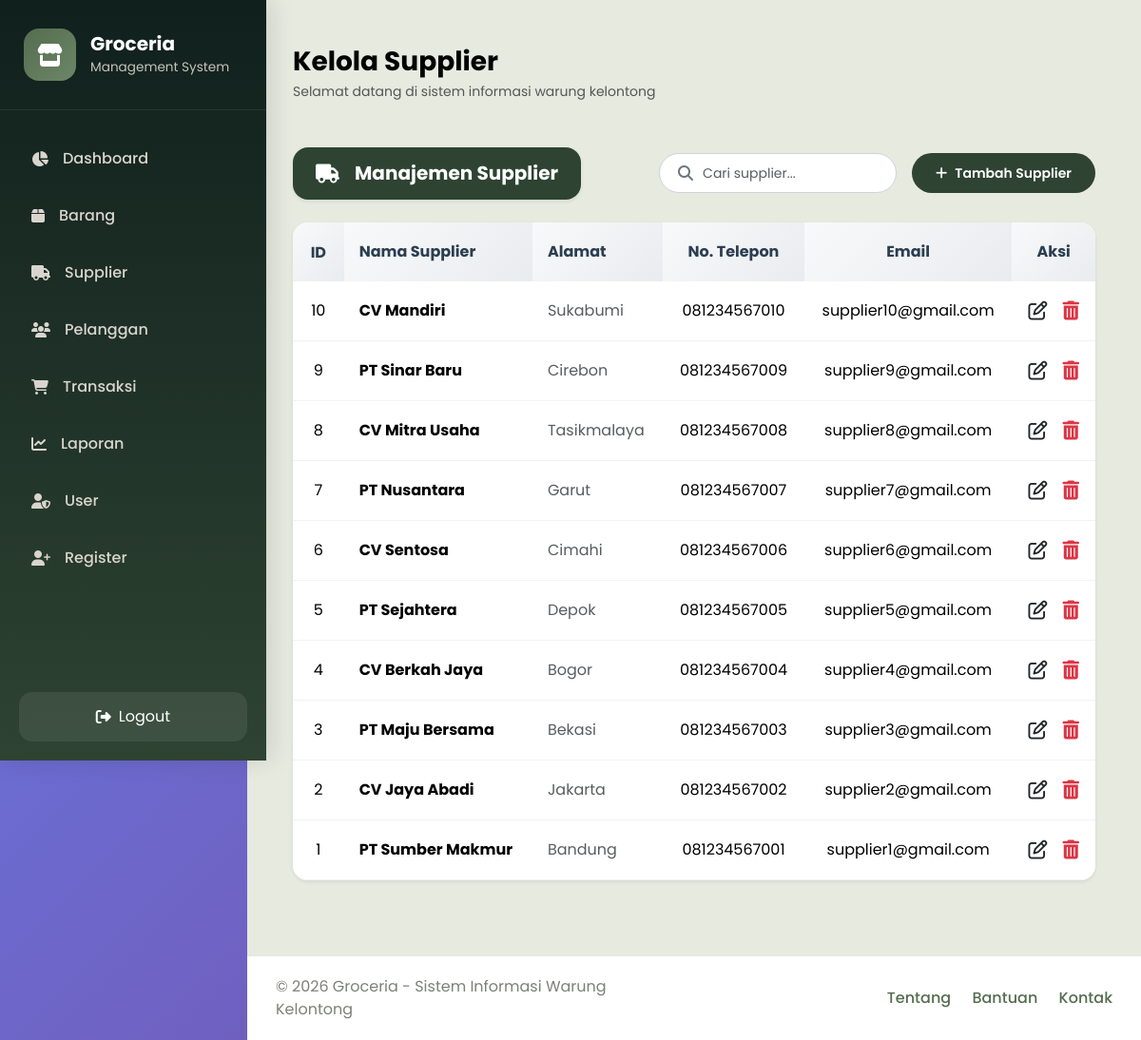
The page /supplier/index.php (signed in) on the database its author committed.
### tables this page shows
CREATE TABLE `supplier` (
  `id_supplier` int(11) NOT NULL,
  `nama_supplier` varchar(100) DEFAULT NULL,
  `alamat` text DEFAULT NULL,
  `no_telepon` varchar(20) DEFAULT NULL,
  `email` varchar(100) DEFAULT NULL
);

### supplier/index.php (the view, shortened to what this page needs)
<?php
include '../config/koneksi.php';
if (isset($_GET['cari']) && !empty($_GET['cari'])) {
    $keyword = mysqli_real_escape_string($conn, $_GET['cari']);
    $query = "SELECT * FROM supplier WHERE nama_supplier LIKE '%$keyword%' OR alamat LIKE '%$keyword%' ORDER BY id_supplier DESC";
} else {
    $query = "SELECT * FROM supplier ORDER BY id_supplier DESC";
}
$result = mysqli_query($conn, $query);
?>
<!DOCTYPE html>
<html lang="id">
<head>
    <link href="https://cdn.jsdelivr.net/npm/bootstrap@5.3.3/dist/css/bootstrap.min.css" rel="stylesheet">
    <link href="https://cdnjs.cloudflare.com/ajax/libs/font-awesome/6.5.1/css/all.min.css" rel="stylesheet">
    <link href="../assets/css/style.css" rel="stylesheet">
</head>
<body>
    <div class="wrapper d-flex max-vh-100">
        <div class="flex-shrink-0">
            <?php include '../templates/sidebar.php'; ?>
        </div>
        <div class="main-content flex-grow-1 d-flex flex-column">
            <div class="content-body flex-grow-1 p-5">
                <div class="mb-5">
                    <h2 class="fw-bold mb-1" style="font-size: 28px; color: #000000;">Kelola Supplier</h2>
                    <p class="text-muted mb-0" style="font-size: 14px;">Selamat datang di sistem informasi warung kelontong</p>
                </div>
                <div class="d-flex align-items-center justify-content-between mb-4">
                    <div class="d-inline-flex align-items-center gap-3 text-white px-4 py-2 rounded-4 shadow-sm" style="background-color: #2E4332; height: 55px;">
                        <i class="fas fa-truck fa-lg"></i>
                        <span class="fw-bold fs-5">Manajemen Supplier</span>
                    </div>
                    <div class="d-flex align-items-center gap-3">
                        <form action="" method="GET" class="mb-0">
                            <div class="search-container">
                                <i class="fa-solid fa-magnifying-glass search-icon"></i>
                                <input type="text" name="cari" class="form-control" placeholder="Cari supplier..." value="<?php echo isset($_GET['cari']) ? htmlspecialchars($_GET['cari']) : ''; ?>">
                            </div>
                        </form>
                        <a href="tambah.php" class="btn btn-tambah-custom">
                            <i class="fas fa-plus me-2"></i> Tambah Supplier
                        </a>
                    </div>
                </div>
                <div class="card border-0 rounded-4 shadow-sm overflow-hidden">
                    <div class="card-body p-0">
                        <div class="table-responsive">
                            <table class="table table-hover align-middle mb-0 text-center">
                                <thead class="table-light" style="background-color: #f8f9fa;">
                                    <tr>
                                        <th style="padding: 18px; font-weight: 700;">ID</th>
                                        <th class="text-start" style="font-weight: 700;">Nama Supplier</th>
                                        <th class="text-start" style="font-weight: 700;">Alamat</th>
                                        <th style="font-weight: 700;">No. Telepon</th>
                                        <th style="font-weight: 700;">Email</th>
                                        <th style="font-weight: 700;">Aksi</th>
                                    </tr>
                                </thead>
                                <tbody>
                                    <?php
                                    if (mysqli_num_rows($result) > 0) {
                                        while ($row = mysqli_fetch_assoc($result)) :
                                    ?>
                                    <tr>
                                        <td style="padding: 18px;"><?php echo $row['id_supplier']; ?></td>
                                        <td class="text-start fw-bold"><?php echo htmlspecialchars($row['nama_supplier']); ?></td>
                                        <td class="text-start text-muted"><?php echo htmlspecialchars($row['alamat']); ?></td>
                                        <td><?php echo htmlspecialchars($row['no_telepon']); ?></td>
                                        <td><?php echo htmlspecialchars($row['email']); ?></td>
                                        <td>
                                            <div class="d-flex align-items-center justify-content-center gap-3">
                                                <a href="edit.php?id_supplier=<?php echo $row['id_supplier']; ?>" class="text-dark fs-5" title="Edit">
                                                    <i class="fa-regular fa-pen-to-square"></i>
                                                </a>
                                                <a href="hapus.php?id_supplier=<?php echo $row['id_supplier']; ?>" onclick="return confirm('Yakin hapus data ini?')" class="text-danger fs-5" title="Hapus">
                                                    <i class="fa-solid fa-trash-can"></i>
                                                </a>
                                            </div>
                                        </td>
                                    </tr>
                                    <?php
                                        endwhile;
                                    } else {
                                    ?>
                                    <tr>
                                        <td colspan="6" class="text-center p-4 text-muted">Data supplier tidak ditemukan atau masih kosong.</td>
                                    </tr>
                                    <?php } ?>
                                </tbody>
                            </table>
                        </div>
                    </div>
                </div>
            </div>
            <?php include '../templates/footer.php'; ?>
        </div>
    </div>
</body>
</html>

### assets/css/style.css (style rules this page uses)
* { margin: 0; padding: 0; box-sizing: border-box; }
body { font-family: 'Poppins', sans-serif; background: linear-gradient(135deg, #667eea 0%, #764ba2 100%); min-height: 100vh; color: #333; }
.wrapper { display: flex; min-height: 100vh; }
.main-content { flex: 1; margin-left: 260px; transition: all 0.3s ease; min-height: 100vh; background: #f8f9fa; }
.content-body { padding: 0 2rem 2rem; }
.card { background: white; border: none; border-radius: 16px; box-shadow: 0 4px 20px rgba(0,0,0,0.08); overflow: hidden; transition: all 0.3s ease; margin-bottom: 2rem; }
.card-body { padding: 2rem; }
.btn { border-radius: 10px; font-weight: 500; padding: 0.75rem 1.5rem; transition: all 0.3s ease; border: none; text-transform: none; }
.table { background: white; border-radius: 12px; overflow: hidden; box-shadow: 0 2px 10px rgba(0,0,0,0.05); }
.table thead th { background: linear-gradient(135deg, #f8f9fa 0%, #e9ecef 100%); border: none; font-weight: 600; color: #2c3e50; padding: 1.2rem 1rem; }
.table tbody td { padding: 1rem; vertical-align: middle; border-color: #f1f3f4; }
.form-control, .form-select { border-radius: 10px; border: 2px solid #e9ecef; padding: 0.75rem 1rem; font-size: 0.95rem; transition: all 0.3s ease; background: #fafbfc; }
.card { animation: fadeInUp 0.6s ease forwards; }

### supplier/index.php (style rules this page uses)
body { background-color: #ffffff; }
.content-body { background-color: #E6EADF; }
.search-container { position: relative; width: 250px; }
.search-container .form-control { height: 42px; padding-left: 45px; padding-right: 20px; border-radius: 30px; border: 1px solid #ced4da; background-color: #ffffff; font-size: 14px; }
.search-container .search-icon { position: absolute; left: 20px; top: 50%; transform: translateY(-50%); color: #6c757d; }
.btn-tambah-custom { background-color: #2E4332; color: #ffffff; border-radius: 30px; padding: 0 25px; height: 42px; font-weight: 600; font-size: 14px; display: inline-flex; align-items: center; justify-content: center; }

### rows shown on the page
supplier: id_supplier "10", nama_supplier "CV Mandiri", alamat "Sukabumi", no_telepon "081234567010", email "supplier10@gmail.com"
supplier: id_supplier "9", nama_supplier "PT Sinar Baru", alamat "Cirebon", no_telepon "081234567009", email "supplier9@gmail.com"
supplier: id_supplier "8", nama_supplier "CV Mitra Usaha", alamat "Tasikmalaya", no_telepon "081234567008", email "supplier8@gmail.com"
supplier: id_supplier "7", nama_supplier "PT Nusantara", alamat "Garut", no_telepon "081234567007", email "supplier7@gmail.com"
supplier: id_supplier "6", nama_supplier "CV Sentosa", alamat "Cimahi", no_telepon "081234567006", email "supplier6@gmail.com"
supplier: id_supplier "5", nama_supplier "PT Sejahtera", alamat "Depok", no_telepon "081234567005", email "supplier5@gmail.com"
supplier: id_supplier "4", nama_supplier "CV Berkah Jaya", alamat "Bogor", no_telepon "081234567004", email "supplier4@gmail.com"
supplier: id_supplier "3", nama_supplier "PT Maju Bersama", alamat "Bekasi", no_telepon "081234567003", email "supplier3@gmail.com"
supplier: id_supplier "2", nama_supplier "CV Jaya Abadi", alamat "Jakarta", no_telepon "081234567002", email "supplier2@gmail.com"
supplier: id_supplier "1", nama_supplier "PT Sumber Makmur", alamat "Bandung", no_telepon "081234567001", email "supplier1@gmail.com"
